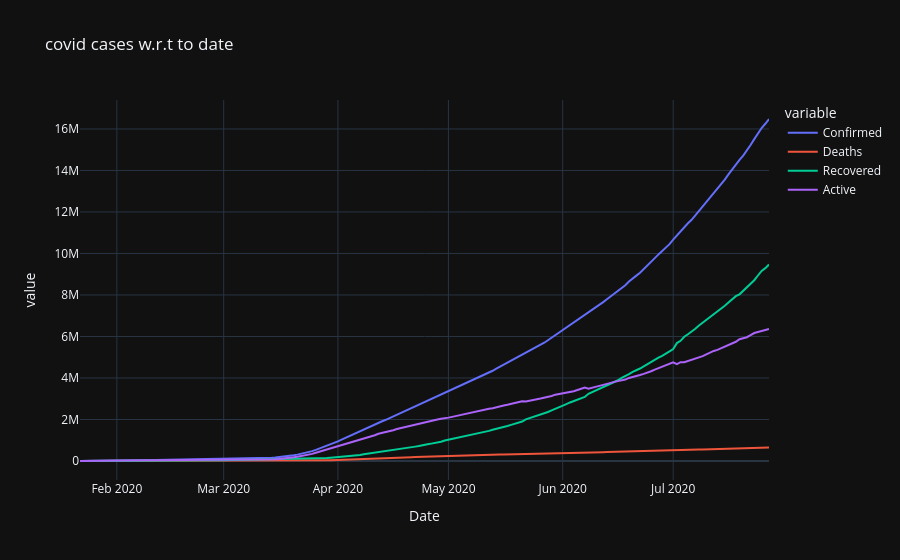

Notebook source saved alongside this figure:
### Code cell
px.line(day_wise,x='Date',y=['Confirmed', 'Deaths', 'Recovered', 'Active'],title='covid cases w.r.t to date',template='plotly_dark')

### Figure 1 — Plotly figure (JSON) as saved in the notebook; plotly's stock layout.template omitted (floating-point values rounded to 4 significant figures; data arrays with more than 128 entries replaced by an {"elided": "..."} marker saying what was removed)
{"data": [{"hovertemplate": "variable=Confirmed<br>Date=%{x}<br>value=%{y}<extra></extra>", "legendgroup": "Confirmed", "line": {"color": "#636efa", "dash": "solid"}, "marker": {"symbol": "circle"}, "mode": "lines", "name": "Confirmed", "orientation": "v", "showlegend": true, "type": "scatter", "x": {"elided": "188 str values"}, "xaxis": "x", "y": {"elided": "188 int values"}, "yaxis": "y"}, {"hovertemplate": "variable=Deaths<br>Date=%{x}<br>value=%{y}<extra></extra>", "legendgroup": "Deaths", "line": {"color": "#EF553B", "dash": "solid"}, "marker": {"symbol": "circle"}, "mode": "lines", "name": "Deaths", "orientation": "v", "showlegend": true, "type": "scatter", "x": {"elided": "188 str values"}, "xaxis": "x", "y": {"elided": "188 int values"}, "yaxis": "y"}, {"hovertemplate": "variable=Recovered<br>Date=%{x}<br>value=%{y}<extra></extra>", "legendgroup": "Recovered", "line": {"color": "#00cc96", "dash": "solid"}, "marker": {"symbol": "circle"}, "mode": "lines", "name": "Recovered", "orientation": "v", "showlegend": true, "type": "scatter", "x": {"elided": "188 str values"}, "xaxis": "x", "y": {"elided": "188 int values"}, "yaxis": "y"}, {"hovertemplate": "variable=Active<br>Date=%{x}<br>value=%{y}<extra></extra>", "legendgroup": "Active", "line": {"color": "#ab63fa", "dash": "solid"}, "marker": {"symbol": "circle"}, "mode": "lines", "name": "Active", "orientation": "v", "showlegend": true, "type": "scatter", "x": {"elided": "188 str values"}, "xaxis": "x", "y": {"elided": "188 int values"}, "yaxis": "y"}], "layout": {"legend": {"title": {"text": "variable"}, "tracegroupgap": 0}, "title": {"text": "covid cases w.r.t to date"}, "xaxis": {"anchor": "y", "domain": [0, 1], "title": {"text": "Date"}}, "yaxis": {"anchor": "x", "domain": [0, 1], "title": {"text": "value"}}}}
